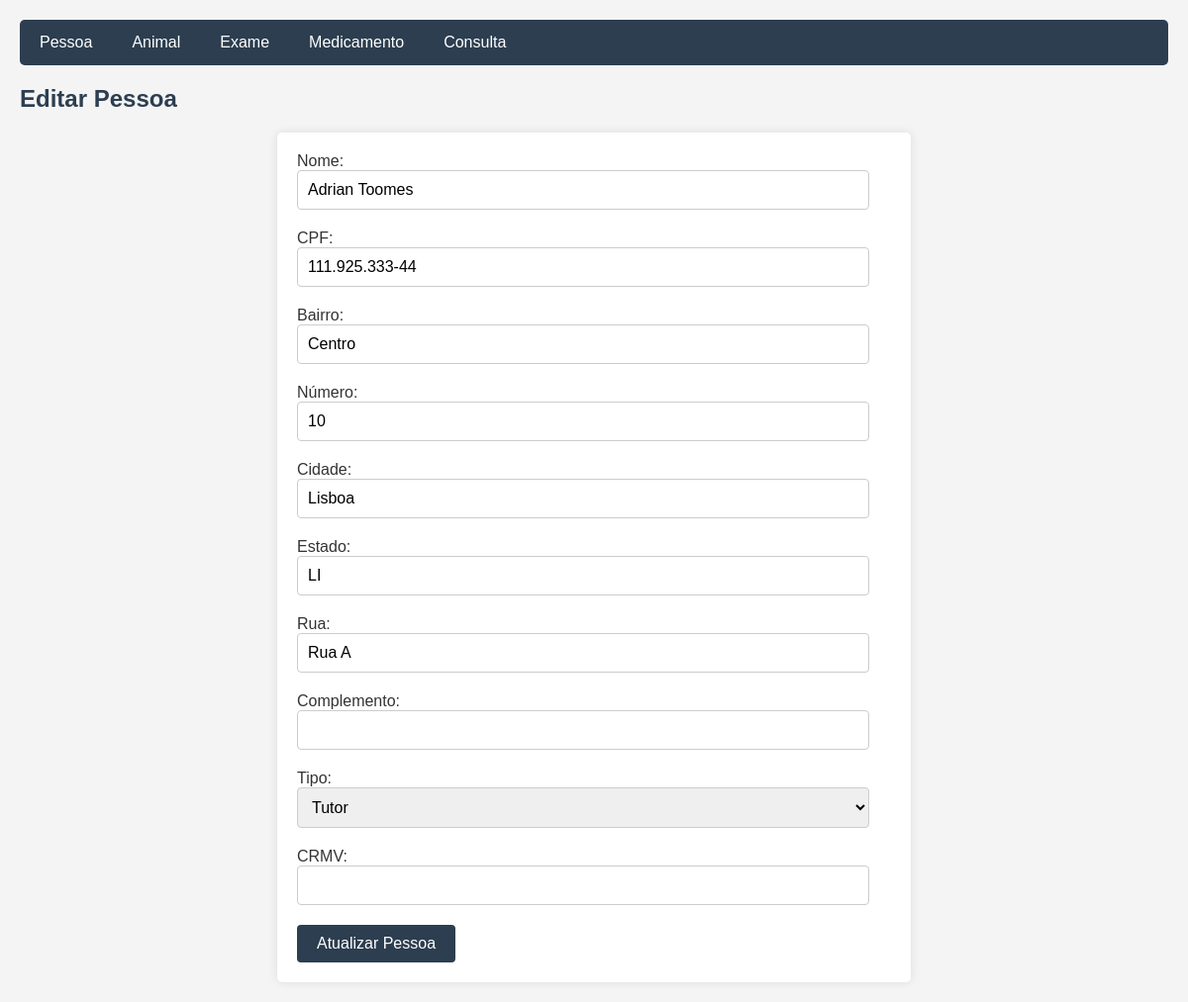
Screenshot of /Pessoa/update.php?idPessoa=51 with the database file from the repository.
### tables this page shows
CREATE TABLE IF NOT EXISTS Pessoa (
    idPessoa INT NOT NULL AUTO_INCREMENT PRIMARY KEY,
    CRMV VARCHAR(20) NULL,
    CPF VARCHAR(14) NOT NULL,
    nome VARCHAR(60) NOT NULL,
    bairro VARCHAR(60) NOT NULL,
    numero INT NOT NULL,
    cidade VARCHAR(60) NOT NULL,
    estado VARCHAR(60) NOT NULL,
    rua VARCHAR(60) NOT NULL,
    complemento VARCHAR(10) NULL,
    tipo ENUM('Veterinario', 'Tutor', 'Ambos') NOT NULL DEFAULT 'Tutor',
    UNIQUE INDEX CRMV_UNIQUE (CRMV ASC) VISIBLE,
    UNIQUE INDEX CPF_UNIQUE (CPF ASC) VISIBLE);

### Pessoa/update.php (the view, shortened to what this page needs)
<?php
    include '../config.php';
    $idPessoa = $_GET['idPessoa'];
    $sql = "SELECT * FROM Pessoa WHERE idPessoa=$idPessoa";
    $result = $conn->query($sql);
    $row = $result->fetch_assoc();
?>
<!DOCTYPE html>
<html>
<head>
    <link rel="stylesheet" type="text/css" href="../styles.css">
</head>
<body>
    <div class="navbar">
        <a href="index.php">Pessoa</a>
        <a href="../Animal/index.php">Animal</a>
        <a href="../Exame/index.php">Exame</a>
        <a href="../Medicamento/index.php">Medicamento</a>
        <a href="../Consulta/index.php">Consulta</a>
    </div>
    <h2>Editar Pessoa</h2>
    <form method="post" action="">
        Nome: <input type="text" name="nome" value="<?php echo $row['nome']; ?>" required maxlength="60"><br>
        CPF: <input type="text" name="cpf" value="<?php echo $row['CPF']; ?>" required maxlength="14" id="cpf" onkeyup="aplicarMascaraCPF(this)" ><br>
        Bairro: <input type="text" name="bairro" value="<?php echo $row['bairro']; ?>" required maxlength="60"><br>
        Número: <input type="number" name="numero" value="<?php echo $row['numero']; ?>" required><br>
        Cidade: <input type="text" name="cidade" value="<?php echo $row['cidade']; ?>" required maxlength="60"><br>
        Estado: <input type="text" name="estado" value="<?php echo $row['estado']; ?>" required maxlength="60"><br>
        Rua: <input type="text" name="rua" value="<?php echo $row['rua']; ?>" required maxlength="60"><br>
        Complemento: <input type="text" name="complemento" value="<?php echo $row['complemento']; ?>" maxlength="60"><br>
        Tipo:
        <select name="tipo" id="tipo" onchange="toggleCRMV()">
            <option value="Tutor" <?php if ($row['tipo'] == 'Tutor') echo 'selected'; ?>>Tutor</option>
        </select><br>
        CRMV: <input type="text" id="crmv" name="crmv" value="<?php echo $row['CRMV']; ?>" maxlength="20"><br>
        <input type="submit" value="Atualizar Pessoa">
    </form>
</body>
</html>

### styles.css (style rules this page uses)
body { font-family: Arial, sans-serif; background-color: #f4f4f4; margin: 0; padding: 20px; color: #333; }
h2 { color: #2c3e50; }
a { color: #3498db; text-decoration: none; }
form { background-color: #fff; padding: 20px; border-radius: 5px; box-shadow: 0 0 10px rgba(0, 0, 0, 0.1); max-width: 600px; margin: 0 auto; }
form input[type="text"], form input[type="number"], form input[type="email"], form input[type="tel"], form select { width: calc(100% - 22px); padding: 10px; margin-bottom: 20px; border: 1px solid #ccc; border-radius: 4px; box-sizing: border-box; font-size: 16px; }
form input[type="submit"] { background-color: #2c3e50; color: white; padding: 10px 20px; border: none; border-radius: 4px; cursor: pointer; font-size: 16px; }
.navbar { background-color: #2c3e50; overflow: hidden; border-radius: 5px; margin-bottom: 20px; }
.navbar a { float: left; display: block; color: white; text-align: center; padding: 14px 20px; text-decoration: none; }

### rows the page displays
pessoa: nome "Adrian Toomes", cpf "111.925.333-44", bairro "Centro", numero "10", cidade "Lisboa", estado "LI", rua "Rua A", tipo "Tutor"
